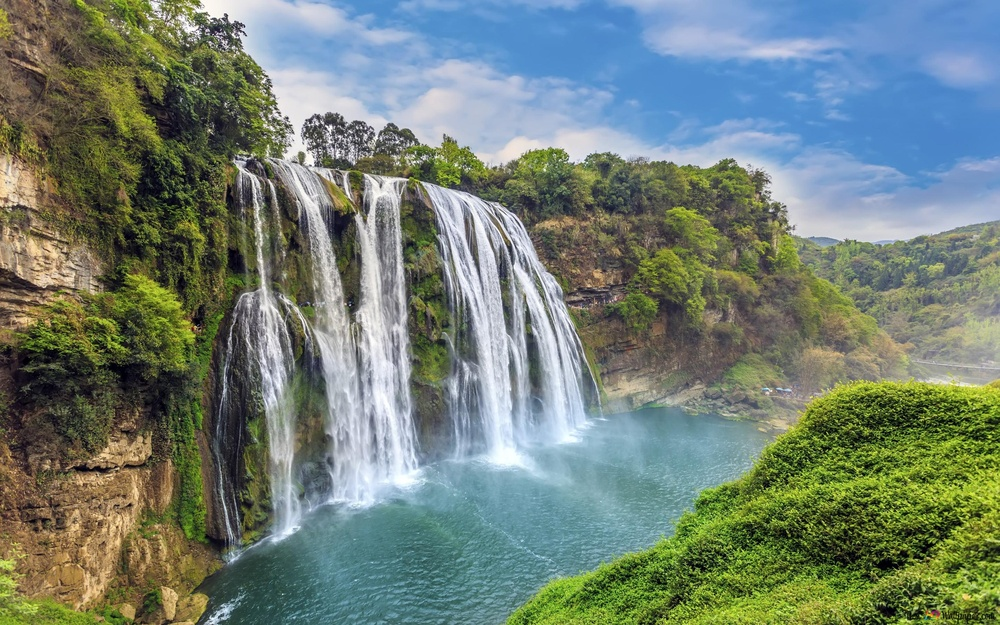
#> input picture imagens/cascata1.jpg, 1000 x 625 px, shrunk from 2880 x 1800 before the run; its folder holds only this picture in this run
$ python segmentation.py
#> lines starting #> are read from the running program, lines starting #| are printed output that depends on the picture; after the words box and inside, x2 and y2 are one past the last pixel; in counts of white or black regions, pixels touching at a corner belong together
import cv2
import os

input_folder = "../imagens"
output_folder = "resultados/segmentation"
os.makedirs(output_folder, exist_ok=True)

for filename in os.listdir(input_folder):
    if filename.lower().endswith((".jpg", ".png", ".jpeg")):
        path = os.path.join(input_folder, filename)
        img = cv2.imread(path, 0)
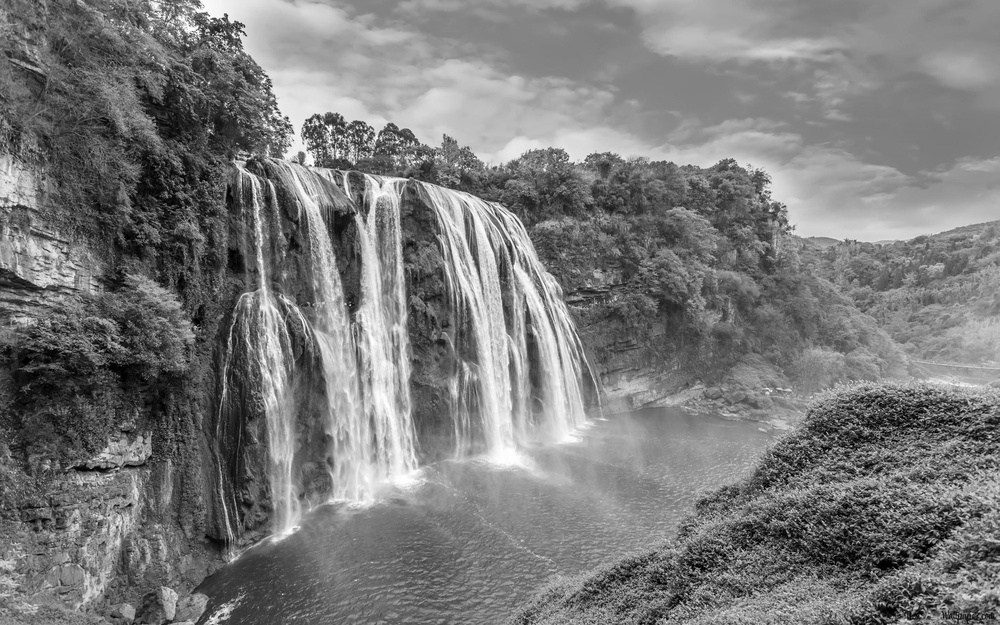
#> img: shape (625, 1000); min 0, max 255, mean 122.8

        _, thresh = cv2.threshold(img, 127, 255, cv2.THRESH_BINARY)
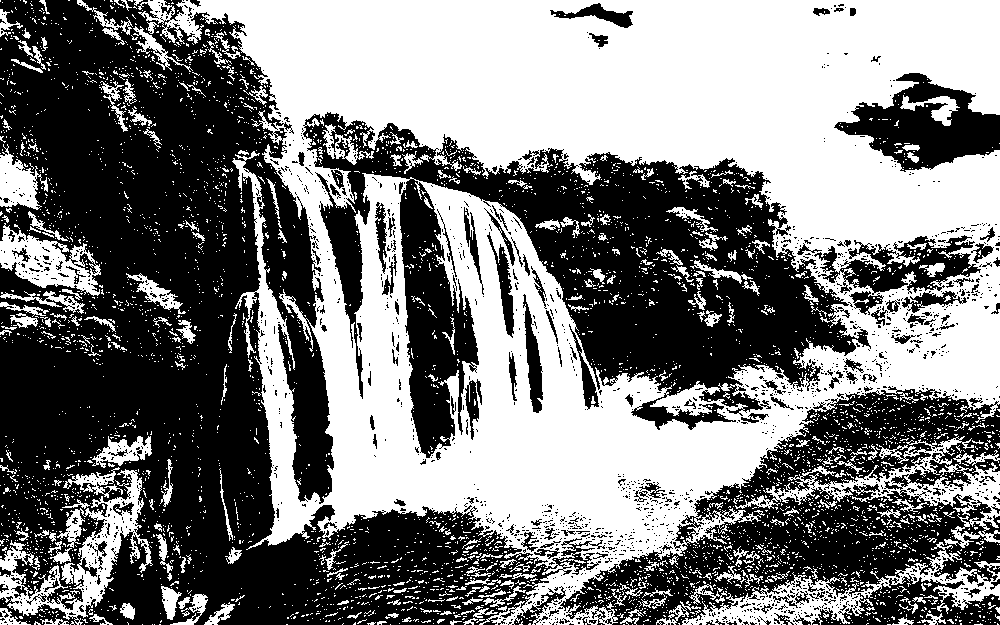
#> thresh: shape (625, 1000); 48.9% white; 4418 white regions (4131 under 20 px), largest, box (x1, y1, x2, y2) and area: (138, 0, 1000, 625) 246728, (0, 469, 153, 625) 6391, (682, 542, 1000, 625) 6224

        name = filename.rsplit('.', 1)[0]
        cv2.imwrite(f"{output_folder}/{name}_segmented.jpg", thresh)

$ run again, on imagens/vaca.jpg
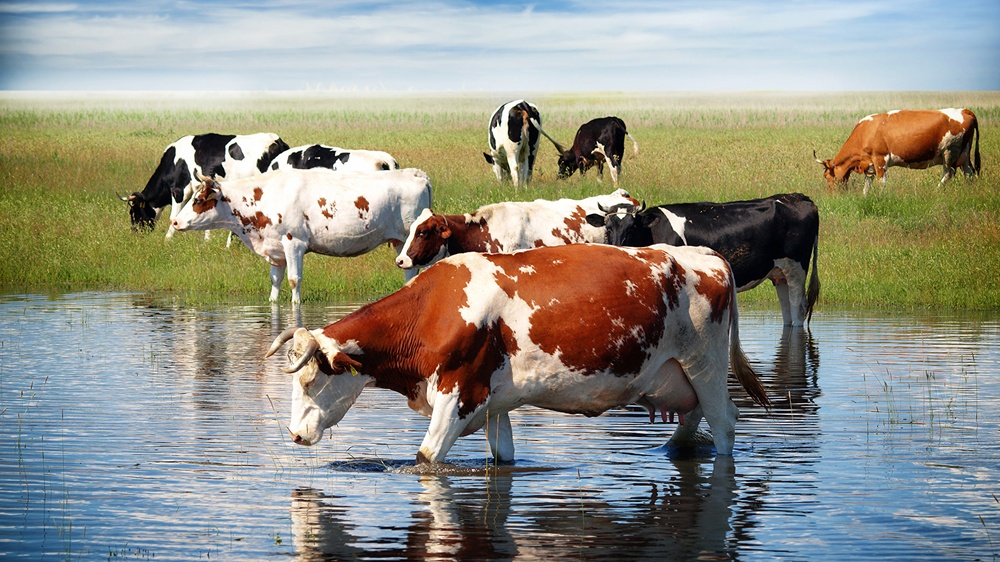
#> input picture imagens/vaca.jpg, 1000 x 562 px, shrunk from 1920 x 1080 before the run
#> `img = cv2.imread(path, 0)`:
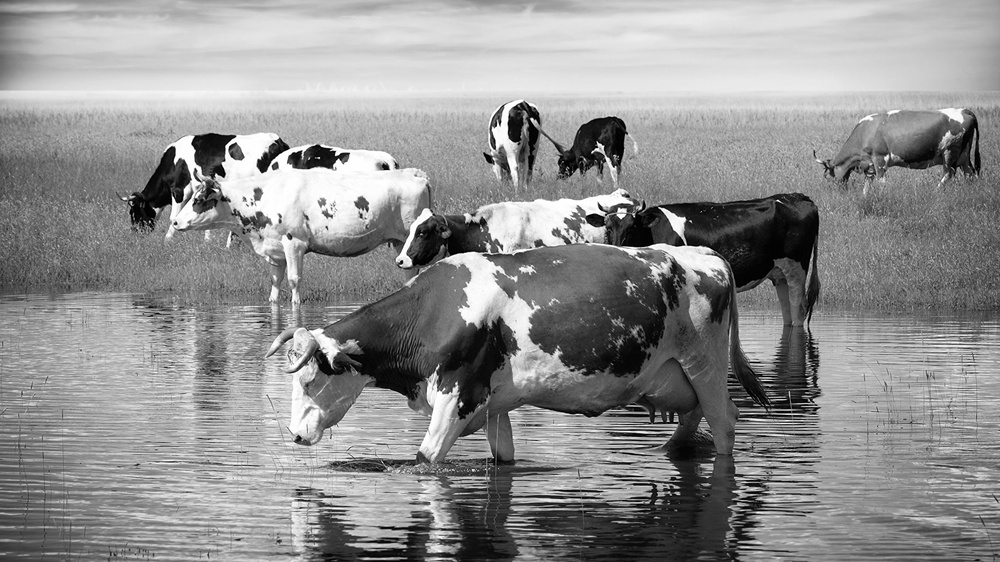
#> img: shape (562, 1000); min 0, max 255, mean 144
#> `_, thresh = cv2.threshold(img, 127, 255, cv2.THRESH_BINARY)`:
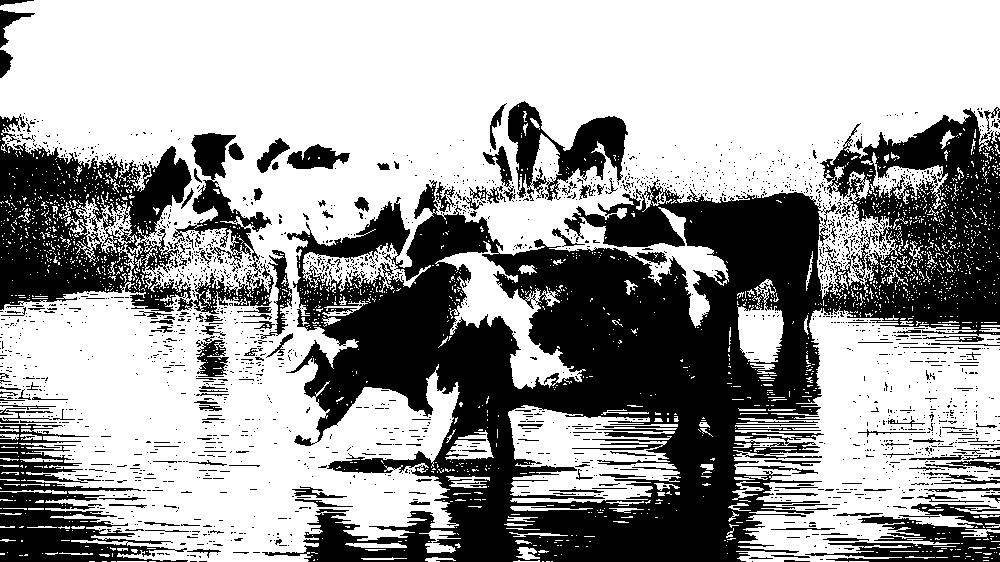
#> thresh: shape (562, 1000); 62.6% white; 2110 black regions (1930 under 20 px), largest, box (x1, y1, x2, y2) and area: (262, 108, 1000, 562) 143805, (0, 114, 192, 312) 20457, (0, 424, 188, 562) 9940

$ run again, on imagens/zebra.jpg
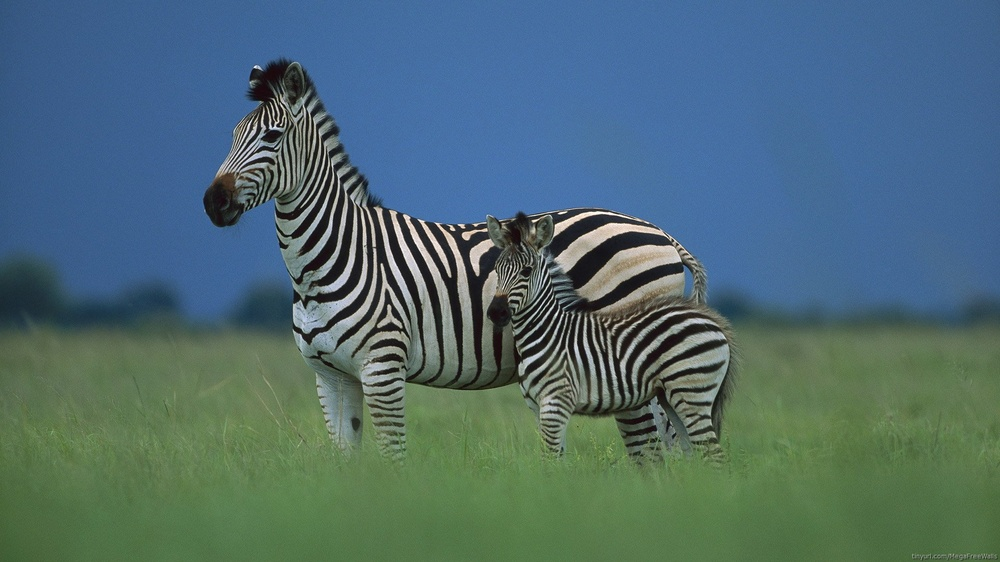
#> input picture imagens/zebra.jpg, 1000 x 562 px, shrunk from 1920 x 1080 before the run
#> `img = cv2.imread(path, 0)`:
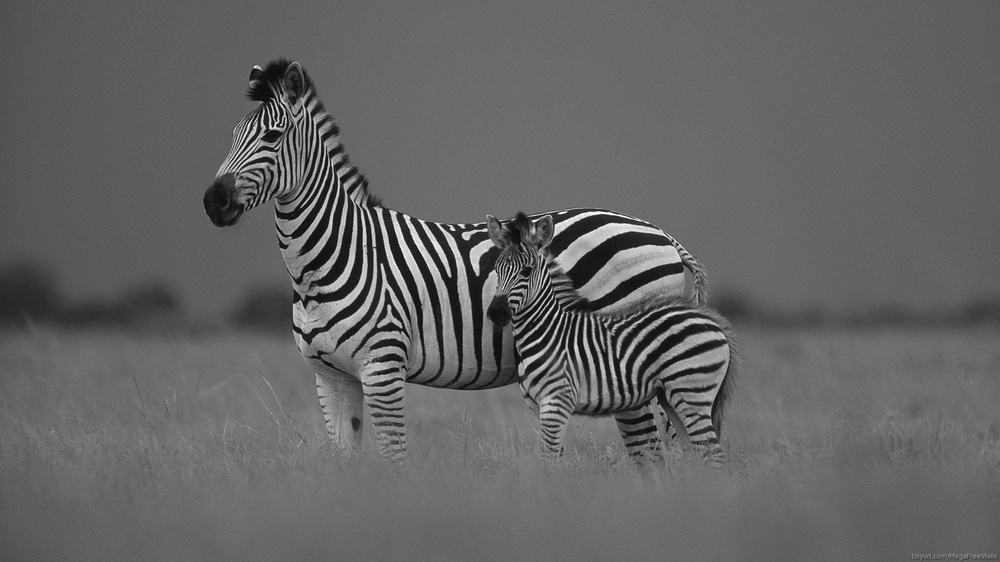
#> img: shape (562, 1000); min 6, max 255, mean 99.6
#> `_, thresh = cv2.threshold(img, 127, 255, cv2.THRESH_BINARY)`:
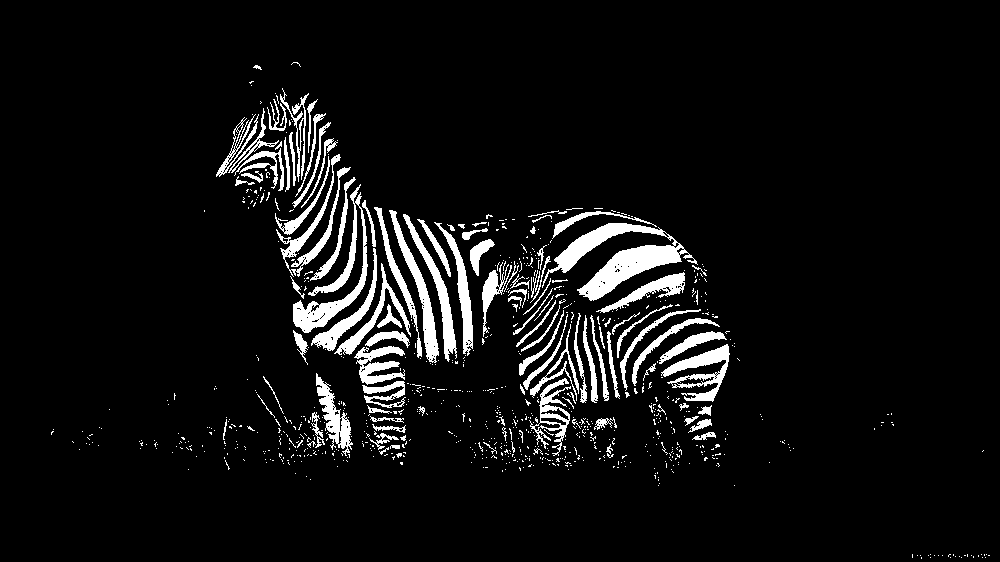
#> thresh: shape (562, 1000); 6.5% white; 872 white regions (764 under 20 px), largest, box (x1, y1, x2, y2) and area: (542, 223, 698, 301) 4050, (293, 184, 368, 333) 2264, (661, 344, 730, 402) 1498

$ run again, on imagens/evereste2.jpg
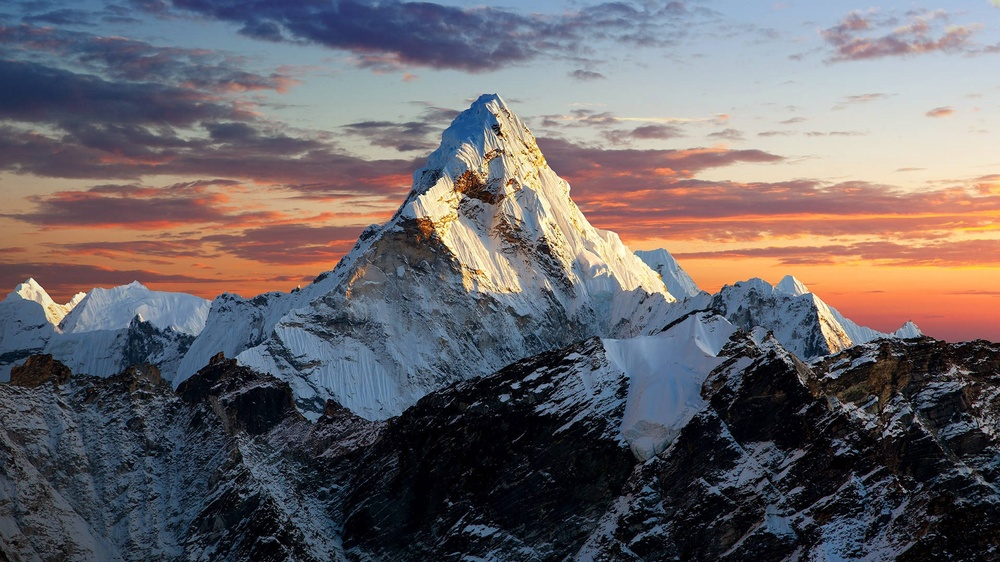
#> input picture imagens/evereste2.jpg, 1000 x 562 px, shrunk from 1920 x 1080 before the run
#> `img = cv2.imread(path, 0)`:
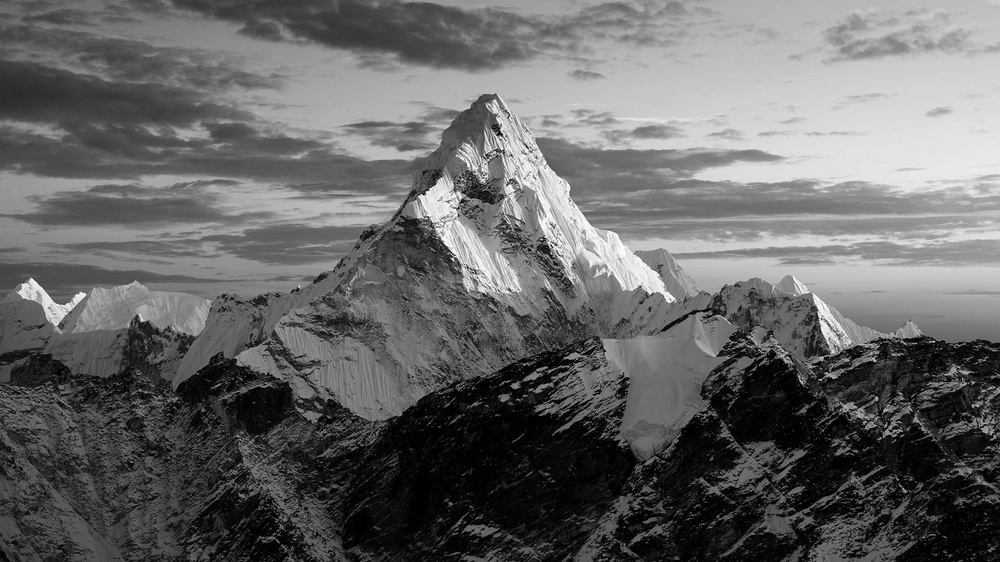
#> img: shape (562, 1000); min 0, max 255, mean 102.2
#> `_, thresh = cv2.threshold(img, 127, 255, cv2.THRESH_BINARY)`:
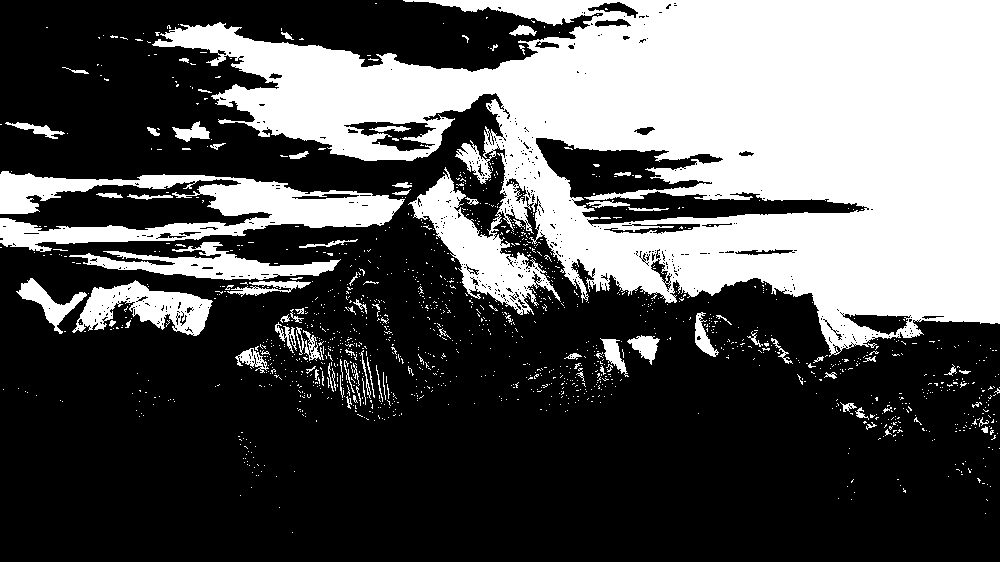
#> thresh: shape (562, 1000); 34.7% white; 1395 white regions (1305 under 20 px), largest, box (x1, y1, x2, y2) and area: (152, 0, 1000, 357) 162014, (0, 171, 405, 252) 13545, (69, 242, 341, 280) 4001
